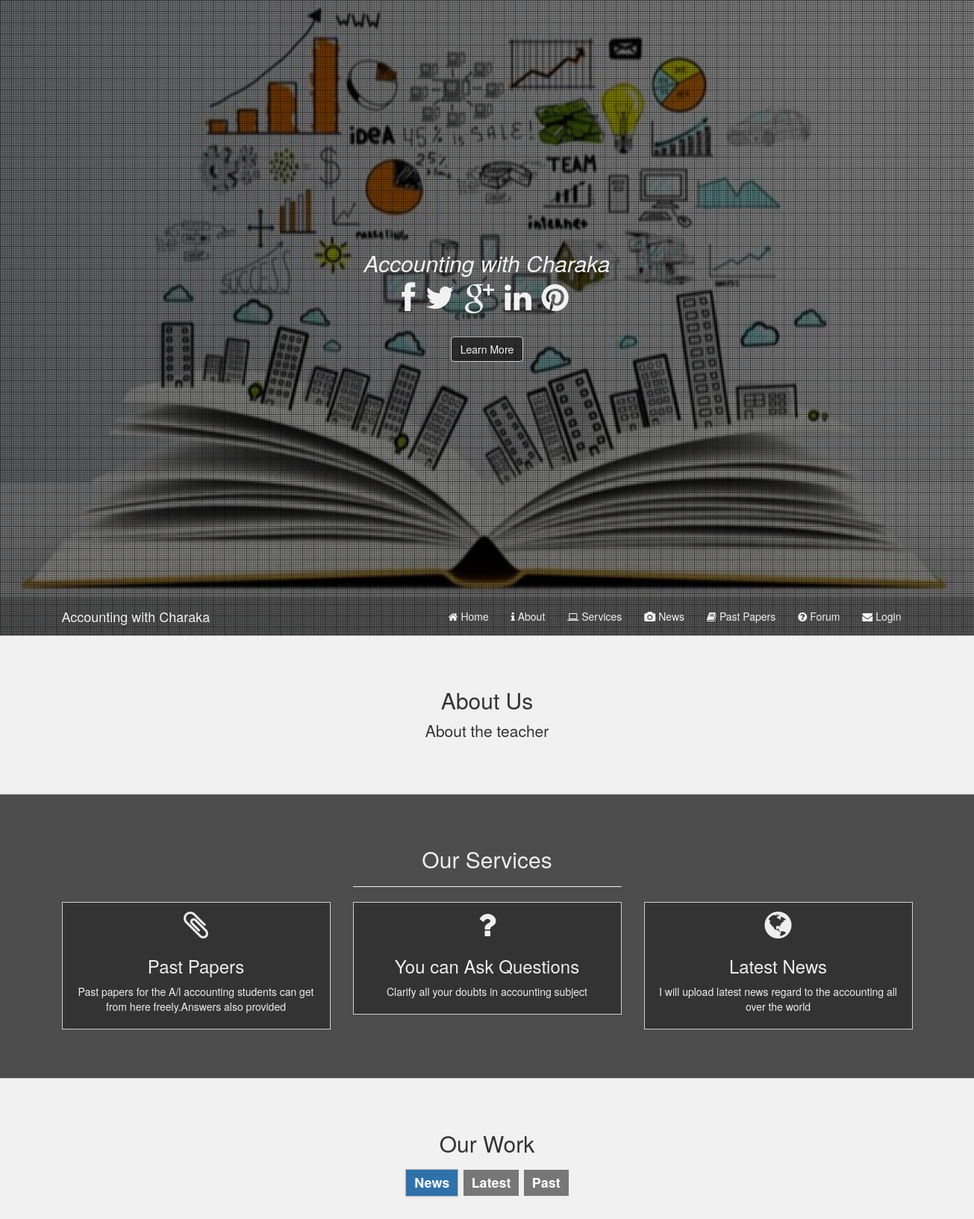
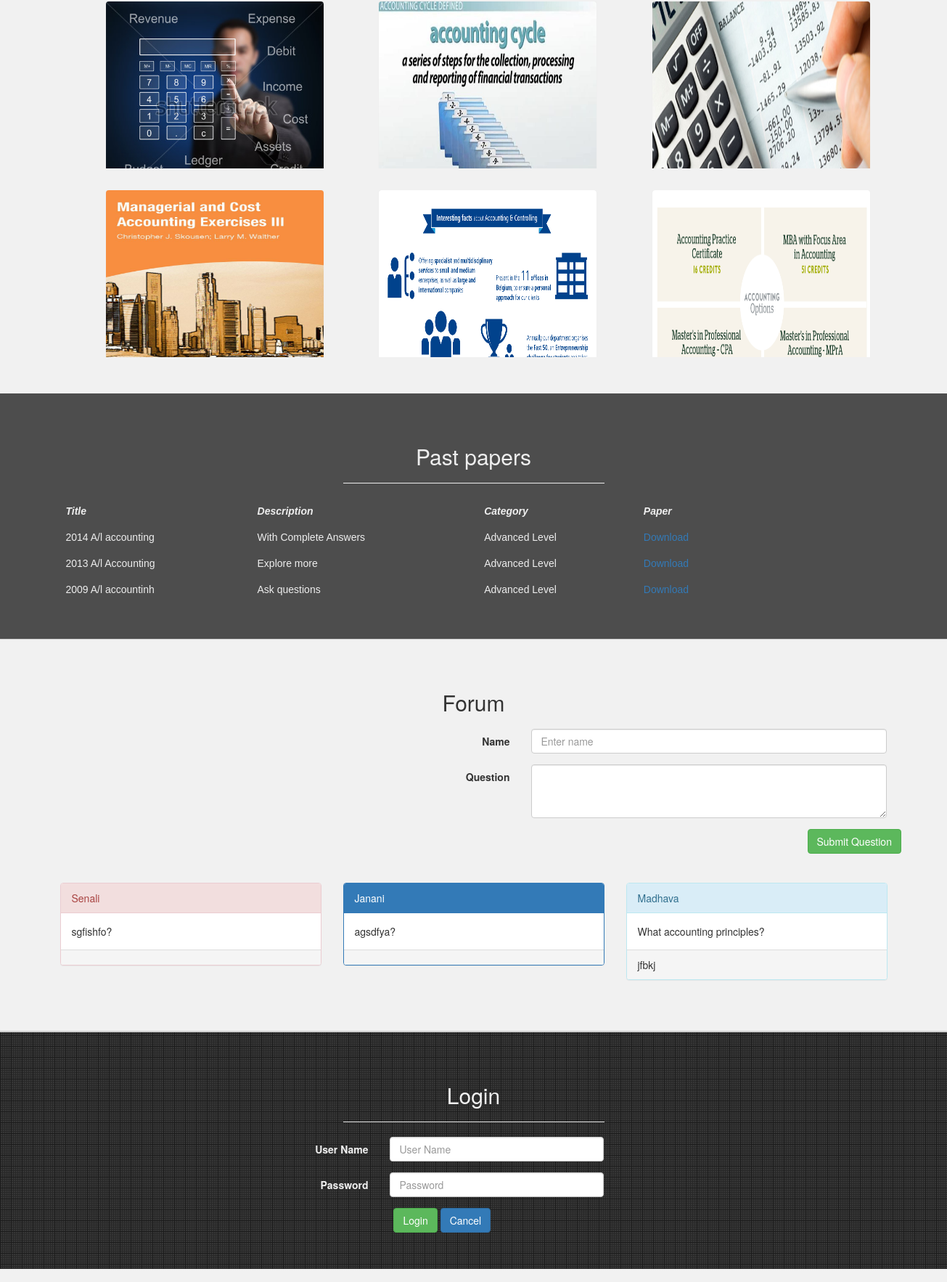
The page / (upper part) on the database its author committed (2 pictures, top to bottom).
### tables this page shows
CREATE TABLE IF NOT EXISTS `news` (
  `image_id` int(11) NOT NULL AUTO_INCREMENT,
  `url` varchar(50) NOT NULL,
  `title` varchar(50) NOT NULL,
  PRIMARY KEY (`image_id`)
);

CREATE TABLE IF NOT EXISTS `papers` (
  `paper_id` int(11) NOT NULL AUTO_INCREMENT,
  `name` varchar(50) DEFAULT NULL,
  `url` varchar(100) DEFAULT NULL,
  `description` varchar(200) DEFAULT NULL,
  `status` varchar(50) DEFAULT NULL,
  `category` varchar(100) DEFAULT NULL,
  PRIMARY KEY (`paper_id`)
);

CREATE TABLE IF NOT EXISTS `forum` (
  `forum_id` int(11) NOT NULL,
  `student_name` varchar(100) NOT NULL,
  `question` varchar(300) NOT NULL,
  `answer1` varchar(300) DEFAULT NULL,
  PRIMARY KEY (`forum_id`)
);

### index.php (the view, shortened to what this page needs)
<?php
require_once 'db/dbConnection.php';
?>
<!DOCTYPE html>
<html lang="en">
  <head>
    <link href="css/bootstrap.css" rel="stylesheet">
    <link href="css/slidefolio.css" rel="stylesheet">
    <link href="font-awesome/css/font-awesome.min.css" rel="stylesheet">
  </head>
  <body>
    <div id="top" class="header">
      <div class="vert-text">
        <h2><em>Accounting with Charaka</em></h2>
		 <ul class="list-inline">
              <li><i class="fa fa-facebook fa-3x"></i></li>
              <li><i class="fa fa-twitter fa-3x"></i></li>
              <li><i class="fa fa-google-plus fa-3x"></i></li>
			  <li><i class="fa fa-linkedin fa-3x"></i></li>
			   <li><i class="fa fa-pinterest fa-3x"></i></li>
            </ul>
			<br>
			<a href="#about" class="btn btn-top">Learn More</a>
      </div>
    </div>
	  <div id="nav">
    <nav class="navbar navbar-new" role="navigation">
   <div class="container">
  <div class="navbar-header">
	<a href="#" class="navbar-brand">Accounting with Charaka</a>
  </div>
  <div class="collapse navbar-collapse" id="mobilemenu">
	  <ul class="nav navbar-nav navbar-right text-center">
	    <li><a href="#top"><i class="service-icon fa fa-home"></i>&nbsp;Home</a></li>
        <li><a href="#about"><i class="service-icon fa fa-info"></i>&nbsp;About</a></li>
        <li><a href="#services"><i class="service-icon fa fa-laptop"></i>&nbsp;Services</a></li>
        <li><a href="#portfolio"><i class="service-icon fa fa-camera"></i>&nbsp;News</a></li>
        <li><a href="#pastpapers"><i class="service-icon fa fa-book"></i>&nbsp;Past Papers</a></li>
        <li><a href="#forum"><i class="service-icon fa fa-question-circle"></i>&nbsp;Forum</a></li>
        <li><a href="#login"><i class="service-icon fa fa-envelope"></i>&nbsp;Login</a></li>
    </ul>
  </div>
  </div>
</nav>
</div>
    <div id="about" class="about_us">
      <div class="container">
        <div class="row">
          <div class="col-md-8 col-md-offset-2 text-center">
            <h2>About Us</h2>
            <p class="lead">About the teacher</p>
          </div>
        </div>
	  </div>
    </div>
    <div id="services" class="services">
      <div class="container">
        <div class="row">
          <div class="col-md-4 col-md-offset-4 text-center">
            <h2>Our Services</h2>
            <hr>
          </div>
        </div>
        <div class="row">
          <div class="col-md-4 text-center">
            <div class="service-item">
              <i class="service-icon fa fa-paperclip fa-3x"></i>
              <h3>Past Papers</h3>
              <p>Past papers for the A/l accounting students can get from here freely.Answers also provided</p>
            </div>
          </div>
          <div class="col-md-4 text-center">
            <div class="service-item">
			<i class="service-icon fa fa-question fa-3x"></i>
              <h3>You can Ask Questions</h3>
              <p>Clarify all your doubts in accounting subject</p>
            </div>
          </div>
          <div class="col-md-4 text-center">
            <div class="service-item">
              <i class="service-icon fa fa-globe fa-3x"></i>
              <h3>Latest News</h3>
              <p>I will upload latest news regard to the accounting all over the world</p>
            </div>
          </div>
        </div>
      </div>
    </div>
    <div id="portfolio" class="portfolio">
    <div class="container">
    <div class="row push50">
          <div class="col-md-4 col-md-offset-4 text-center">
            <h2>Our Work</h2>
			<h3>
			<span class="filter label label-default" data-filter="all">News</span>
	<span class="filter label label-default" data-filter="latest">Latest</span>
	<span class="filter label label-default" data-filter="past">Past</span>
	</h3>
            <hr>
          </div>
        </div>
		<div class="row">
		<div class="gallery">
    		  <ul id="Grid" class="gcontainer">
                      <?php
                      $sql="SELECT MAX(image_id) FROM news";
                      $result = $conn->query($sql);
                      if ($result->num_rows > 0) {
                        while ($row = $result->fetch_assoc()) {
                            $imageid = $row["MAX(image_id)"];
                        }
                    }
                    $imageid1=$imageid;
                    $imageid2=$imageid-1;
                    $imageid3=$imageid-2;
                $sql = "SELECT * FROM news WHERE image_id=$imageid1 OR image_id=$imageid2 OR image_id=$imageid3";
                $result = $conn->query($sql);
                if ($result->num_rows > 0) {
                    while ($row = $result->fetch_assoc()) {
                        echo'<li class="col-md-4 col-sm-4 col-xs-12 mix all latest" data-cat="graphics">';
                        echo'<a data-toggle="modal" data-target="#" class="mix-cover">';
                        echo'<a href="newsImage.php?image_id=' . $row["image_id"] . '" target="_blank"><img class="horizontal" src="uploads/' . $row["url"] . '" alt="placeholder" width="300" height="300" ></a>';
                        echo'</a>';
                        echo '</li>';
                    }
                }
                ?>
      		  <?php
                  $sql="SELECT MAX(image_id) FROM news";
                      $result = $conn->query($sql);
                      if ($result->num_rows > 0) {
                        while ($row = $result->fetch_assoc()) {
                            $imgid = $row["MAX(image_id)"];
                        }
                    }
                    $imgid1=$imgid-3;
                    $imgid2=$imageid-4;
                    $imgid3=$imageid-5;
                $sql = "SELECT * FROM news WHERE image_id=$imgid1 OR image_id=$imgid2 OR image_id=$imgid3 ";
                $result = $conn->query($sql);
                if ($result->num_rows > 0) {
                    while ($row = $result->fetch_assoc()) {
                        echo'<li class="col-md-4 col-sm-4 col-xs-12 mix all pastt" data-cat="graphics">';
                        echo'<a data-toggle="modal" data-target="#" class="mix-cover">';
                        echo'<a href="newsImage.php?image_id=' . $row["image_id"] . '" target="_blank"><img class="horizontal" src="uploads/' . $row["url"] . '" alt="placeholder" width="300" height="300" ></a>';
                        echo'</a>';
                        echo '</li>';
                    }
                }
                ?>
    		  </ul>
		</div>
      </div>
		</div>
      </div>
    <div id="pastpapers" class="pastpapers">
      <div class="container">
        <div class="row">
          <div class="col-md-4 col-md-offset-4 text-center">
            <h2>Past papers</h2>
            <hr>
          </div>
        </div>
          <div class="row">
              <div class="col-sm-10">
                        <table>
                            <tr>
                            <th><i>Title</i></th>
                            <th><i>Description</i></th>
                            <th><i>Category</i></th>
                            <th><i>Paper</i></th>
                            </tr>
                            <?php
                                require_once 'db/dbConnection.php';
                                $sql = "SELECT * FROM papers WHERE status='All';";
                                $result = $conn->query($sql);
                                if ($result->num_rows > 0) {
                                    while ($row = $result->fetch_assoc()) {
                                       echo'<tr>';
                                            echo'<td>' . $row["name"] . '</td>';
                                            echo'<td>' . $row["description"] . '</td>';
                                            echo'<td>' . $row["category"] . '</td>';
                                            echo'<td><a href="uploads/papers/'.$row["url"].'">Download</a></td>';
                                    }
                                }
                            ?>
                            </tr>
                        </table>
                    </div>
          </div>
      </div>
    </div>
    <div id="forum" class="forum">
    <div class="container">
        <div class="row">
          <div class="col-md-8 col-md-offset-2 text-center">
            <h2>Forum</h2>
          </div>
        </div>
        <div class="row">
                    <div class="col-md-8 col-md-offset-4">
                  <form action="addForum.php" class="form-horizontal" method="post">
                        <fieldset>
                        <div class="form-group">
                            <label class="col-sm-4 control-label" for="name">Name</label>
                                <div class="col-sm-8">
                                    <input type="text"  placeholder="Enter name" class="form-control" name="name" id="name">
                                </div>
                        </div>
                            <div class="form-group">
                                <label class="col-sm-4 control-label" for="question">Question</label>
                                <div class="col-sm-8">
                                    <textArea type="text" class="form-control" name="question" id="question" rows="3" ></textarea>
                                </div>
                            </div>
                            <div class="col-sm-offset-10 col-sm-4">
                            <button type="submit" name="signup" class="btn btn-success">Submit Question</button>
                            </div>
                        </fieldset>
                    </form>
                    </div>
        </div>
        <br><br>
        <div class="row">
                <?php
                $sql="SELECT MAX(forum_id) FROM forum";
                      $result = $conn->query($sql);
                      if ($result->num_rows > 0) {
                        while ($row = $result->fetch_assoc()) {
                            $forumid = $row["MAX(forum_id)"];
                        }
                    }
                    $forumid1=$forumid;
                    $sql = "SELECT * FROM forum WHERE forum_id=$forumid1;";
              $result = $conn->query($sql);
                if ($result->num_rows > 0) {
                    while ($row = $result->fetch_assoc()) {
                        echo'<div class="col-md-4 col-sm-4">';
                        echo'<div class="panel panel-danger">';
                        echo'<div class="panel-heading">';
                        echo $row["student_name"];
                        echo'</div>';
                        echo'<div class="panel-body">';
                        echo $row["question"] ;
                        echo'</div>';
                        echo'<div class="panel-footer">';
                        echo'</div>';
                        echo'</div>';
                        echo'</div>';
                    }
                }
                ?>
                <?php
                $sql="SELECT MAX(forum_id) FROM forum";
                      $result = $conn->query($sql);
                      if ($result->num_rows > 0) {
                        while ($row = $result->fetch_assoc()) {
                            $forumid = $row["MAX(forum_id)"];
                        }
                    }
                    $forumid2=$forumid-1;
                    $sql = "SELECT * FROM forum WHERE forum_id=$forumid2;";
              $result = $conn->query($sql);
                if ($result->num_rows > 0) {
                    while ($row = $result->fetch_assoc()) {
                        echo'<div class="col-md-4 col-sm-4">';
                        echo'<div class="panel panel-primary">';
                        echo'<div class="panel-heading">';
                        echo $row["student_name"];
                        echo'</div>';
                        echo'<div class="panel-body">';
                        echo $row["question"] ;
                        echo'</div>';
                        echo'<div class="panel-footer">';
                        echo'</div>';
                        echo'</div>';
                        echo'</div>';
                    }
                }
                ?>
            <?php
                $sql="SELECT MAX(forum_id) FROM forum";
                      $result = $conn->query($sql);
                      if ($result->num_rows > 0) {
                        while ($row = $result->fetch_assoc()) {
                            $forumid = $row["MAX(forum_id)"];
                        }
                    }
                    $forumid3=$forumid-2;
                    $sql = "SELECT * FROM forum WHERE forum_id=$forumid3;";
              $result = $conn->query($sql);
                if ($result->num_rows > 0) {
                    while ($row = $result->fetch_assoc()) {
                        echo'<div class="col-md-4 col-sm-4">';
                        echo'<div class="panel panel-info">';
                        echo'<div class="panel-heading">';
                        echo $row["student_name"];
                        echo'</div>';
                        echo'<div class="panel-body">';
                        echo $row["question"] ;
                        echo'</div>';
                        echo'<div class="panel-footer">';
                        echo $row["answer1"] ;
                        echo'</div>';
                        echo'</div>';
                        echo'</div>';
                    }
                }
                ?>
        </div>
    </div>
    </div>
    <div id="login" class="login">
      <div class="container">
        <div class="row">
		<div class="col-md-4 col-md-offset-4 text-center">
            <h2>Login</h2>
			<hr>
          </div>
          <div class="col-md-5 col-md-offset-3">
            <form action="loginaction.php" class="form-horizontal" method="post">
			<fieldset>
						    <div class="form-group">
						      <label class="col-sm-4 control-label" for="name">User Name</label>
						      <div class="col-sm-8">
						        <input type="text"  placeholder="User Name" class="form-control" name="username" id="username">
						      </div>
						    </div>
						    <div class="form-group">
						      <label class="col-sm-4 control-label" for="email">Password</label>
						      <div class="col-sm-8">
                                                          <input type="password" placeholder="Password" class="form-control" name="password" id="username">
						      </div>
						    </div>
	              <div class="col-sm-offset-4 col-sm-8">
                          <button type="submit" name="login" class="btn btn-success">Login</button>
	    			      <button type="reset" class="btn btn-primary">Cancel</button>
	        			</div>
						</fieldset>
						</form>
          </div>
        </div>
      </div>
    </div>
    <footer>
    </footer>
  </body>
</html>

### rows shown on the page
news: url (picture)
news: url (picture)
news: url (picture)
news: url (picture)
news: url (picture)
news: url (picture)
papers: name "2014 A/l accounting", description "With Complete Answers", category "Advanced Level"
papers: name "2013 A/l Accounting", description "Explore more", category "Advanced Level"
papers: name "2009 A/l accountinh", description "Ask questions", category "Advanced Level"
forum: student_name "Senali", question "sgfishfo?"
forum: student_name "Janani", question "agsdfya?"
forum: student_name "Madhava", question "What accounting principles?", answer1 "jfbkj"
